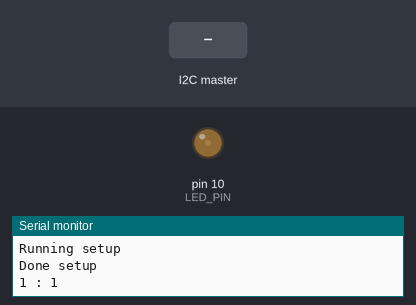
Simulated run of this sketch. Board: Arduino Uno, built with avr-gcc and run on an emulated ATmega328P. Shown: output pins drawn as LEDs (lit = HIGH), the last lines printed to the serial monitor. The test bench sets the inputs (shaded band).

Above: at 6.2 s.
6.3 s: the I2C master sends the byte 1
At 9.2 s:
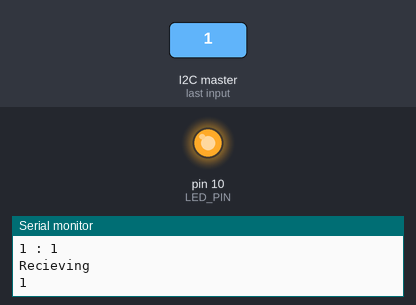
9.3 s: the I2C master sends the byte 2
At 16.66 s:
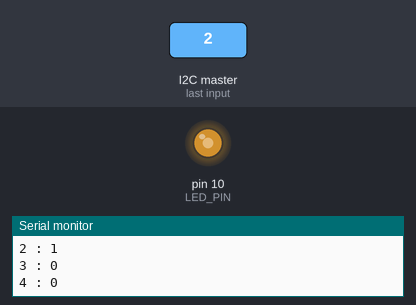
Timing chart, 0 to 16.8 s (numbered marks = the images above; inputs shaded):
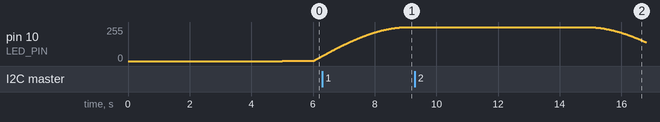

The sketch:

TotemLed.ino
```cpp
#include <Wire.h>
#include <math.h>
#define LED_PIN 10
#define SLAVE_ADDRESS 0x04
#define MAX_BRIGHTNESS 255
#define MIN_BRIGHTNESS 30
#define NUM_BITS 4

static unsigned int m_iState = 0;

unsigned int m_iBrightness = 0; //current brightness of LED (0-MaxBrightness)
float m_fPeriod = 2.0f;

long int m_iStartTime; //must be a long as it takes return of millis()


word dt;
int led_state[5] ={0,1,0,0,1};

int led_index = 0;

bool finished_sequence = true;

static float elapsed = 0.0f;
static bool increase = true;
static bool hold = true;
static float buffer = 0.0f;


// the setup function runs once when you press reset or power the board
void setup() {
	Serial.begin(9600);
	delay(4000);
	Serial.println("Running setup");


	byte LEDPins[1] = {LED_PIN};
	pinMode(LED_PIN, OUTPUT);


	// initialize i2c as slave
	Wire.begin(SLAVE_ADDRESS);

	// define callbacks for i2c communication
	Wire.onReceive(receiveData);
	Wire.onRequest(sendData);


	Serial.println("Done setup");
	m_iStartTime = millis(); //Start timer for dt calculations
	 //delay for one second for sensor readings
	delay(1000);
}

// the main loop function
void loop() {

	static int frameCount  = 0; //tracks number of times the loop updates
	static int elapsedTime = 0; //time between start time and current time


	long int time = millis(); //gets the current time
	dt = time- m_iStartTime;

	elapsedTime += dt; //increment elapsed by time between frames


	SinePulse();
	SetBrightness();


	//Timer used for FPS
	frameCount++;
	//after every second, print the frame count and reset the timer
	if(elapsedTime>1000){
		//Serial.print("FPS: ");
		//Serial.println(frameCount);

		elapsedTime = 0; // reset timer
		frameCount =0;  //reset frame count

	}

	m_iStartTime = time;	//resets the time
}


void receiveData(int byteCount){
	int temp = 0;


	Serial.print("Recieving \n");
	while(Wire.available()){
		finished_sequence = false;
		m_iState = Wire.read();
		Serial.println(m_iState);
		temp = m_iState;


		//Check for touch activation on left side (side 4)
		if(temp >= 8){
			temp -=8;
			led_state[4] = 1;
		}else{
			led_state[4] = 0;
		}

		//Check back side 3
		if(temp >= 4){
			temp -= 4;
			led_state[3] = 1;
		}else{
			led_state[3] = 0;
			}

		//Check right side (side 2)
		if(temp >= 2){
			temp -= 2;
			led_state[2] = 1;
		}
		else{
			led_state[2] = 0;
		}

		//Check front side (side 1)
		if(temp >= 1){
			temp -=1;
			led_state[1] = 1;
		}
		else{
			led_state[1] = 0;
		}
		led_state[0] = 0;

	}


}
void sendData(){
	Wire.write(m_iState);
}
void SetPeriod(float p){
	m_fPeriod = p;
}

void LinearPulse(){

	if(increase && !hold){
		buffer += (float)dt/m_fPeriod;

	}
	else if (!increase && !hold) {
		buffer -= (float)dt/(m_fPeriod*1.3f);

	}

}

void SinePulse(){
	static float x = 0.0f;
	if(increase && !hold){
		x += (float)dt/(m_fPeriod*1000);
		buffer = abs(sin(x));
		buffer *= MAX_BRIGHTNESS;


	}
	else if(!increase && !hold){
		x -= (float)dt/(m_fPeriod*1000);
		if(x < 0.0f)
			x = 0.0f;
		buffer = abs(sin(x));
		buffer *= MAX_BRIGHTNESS;

	}

}

void LogPulse(){
	static float x = 0.0f;
		if(increase && !hold){
			x += (float)dt/(m_fPeriod*1000);
			buffer = (log(x+1)+0.5)*(MAX_BRIGHTNESS);


		}else if (!increase && !hold){
			x -= (float)dt/(m_fPeriod*1000);
			if(x < 0.0f)
				x = 0.0f;
			buffer = (log(x+1)+0.5)*(MAX_BRIGHTNESS);

		}


}
void SetBrightness(){


	m_iBrightness = (int)buffer+1;

	//Serial.print("Brightness:");
	//	Serial.println(m_iBrightness);

	if(m_iBrightness >= MAX_BRIGHTNESS){
		m_iBrightness = MAX_BRIGHTNESS;
		buffer = MAX_BRIGHTNESS;
		hold = true;

	}
	if(m_iBrightness <= MIN_BRIGHTNESS && !increase){
		m_iBrightness = MIN_BRIGHTNESS;
		buffer = MIN_BRIGHTNESS;
		hold = true;
	}


	if(hold)
		elapsed += (float)dt;


	if(elapsed > 2000){
		elapsed = 0.0f;
		++led_index;

		if(led_index > 4){

			led_index = 0;
			finished_sequence = true;
			increase = false;
		}

		increase = led_state[led_index];
		Serial.print(led_index);
		Serial.print(" : ");
		Serial.println(led_state[led_index]);
		hold = false;
	}

	//Sets the colour value directly to the pin
	analogWrite(LED_PIN, m_iBrightness);
	delay(10);
	//Serial.println(m_iBrightness);
}
```
